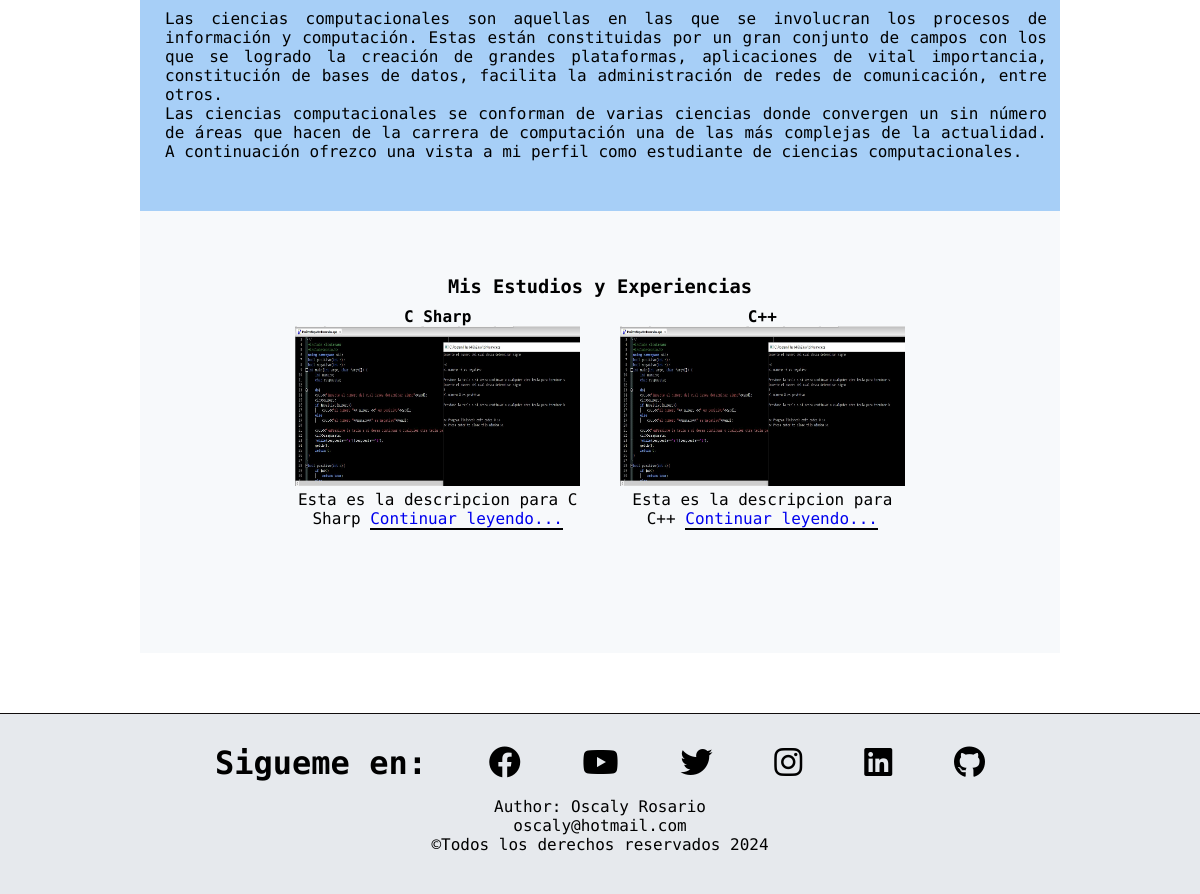
Before: /perfil/ (lower part) with the older database file.
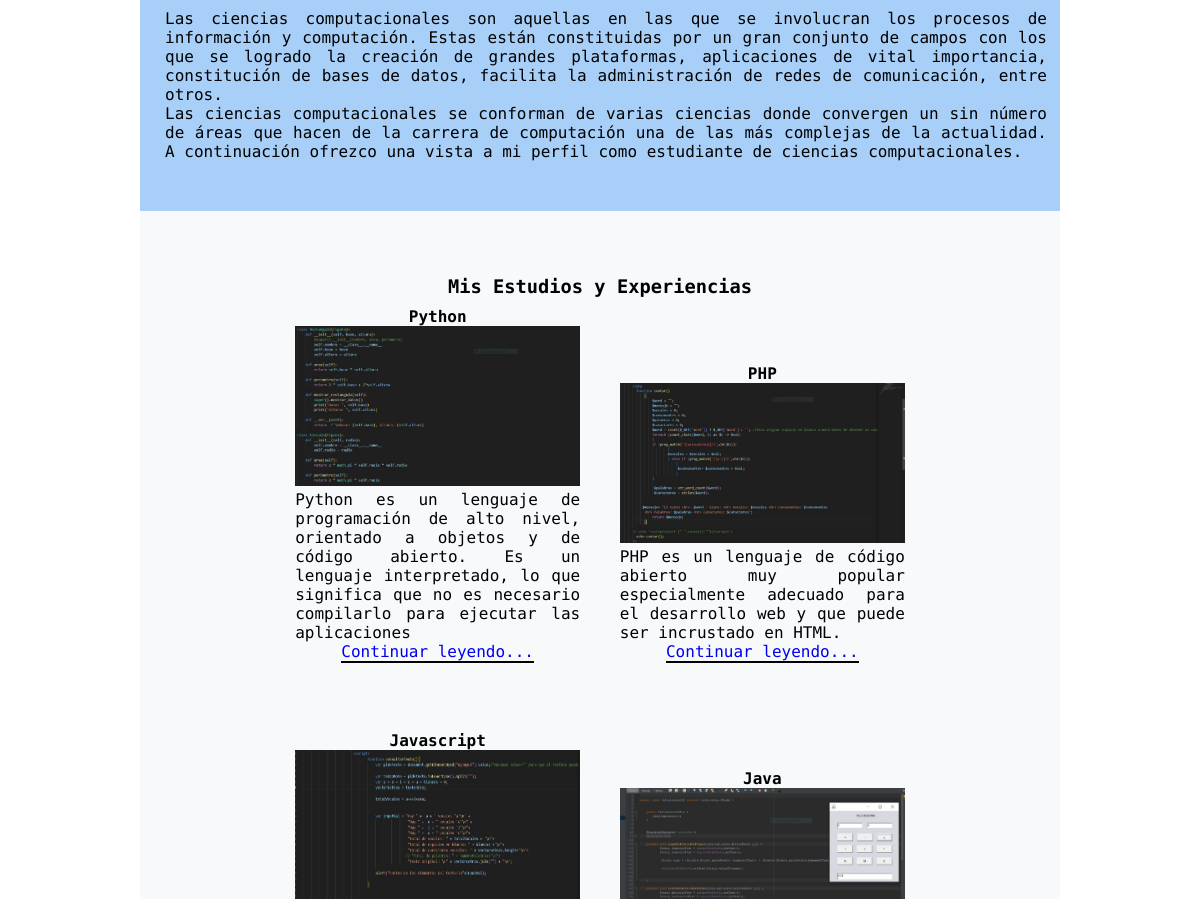
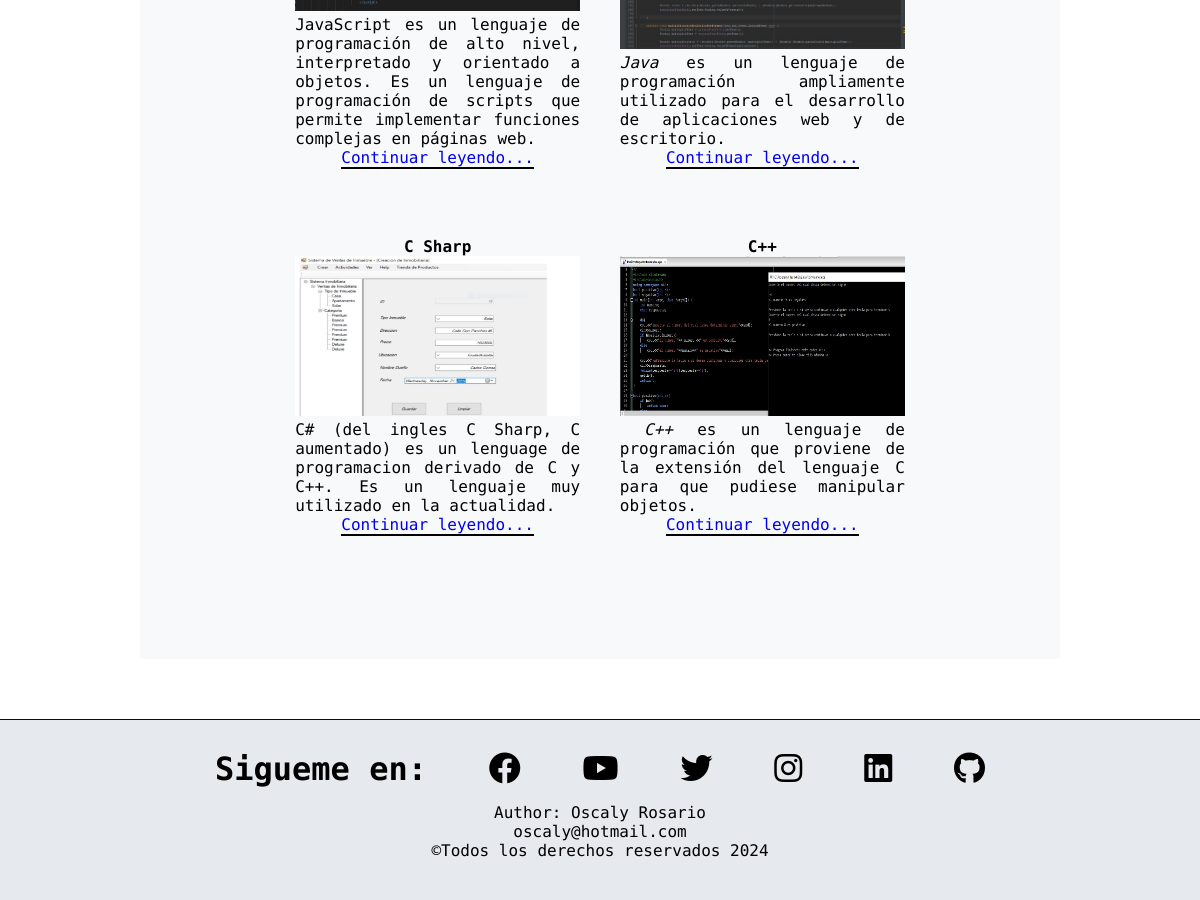
After: the same page with the newer database file (2 pictures, top to bottom).
### perfil/models.py (models this page shows, shortened)
class Profile(models.Model):
    title = models.CharField(max_length = 200, verbose_name='Titulo')
    description = RichTextField(verbose_name = 'Descripcion')
    content = RichTextField (null = True, blank = True, verbose_name = 'Contenido')
    image = models.ImageField(upload_to="perfil", verbose_name= 'Imagen')
    link = models.URLField (null = True, blank = True, verbose_name = 'Enlace')
    created = models.DateTimeField(auto_now_add = True, verbose_name = 'Fecha de creacion')
    updated = models.DateTimeField(auto_now = True, verbose_name = 'Fecha de actualizacion')
    class Meta:
        verbose_name = 'Perfil'
        verbose_name_plural = 'Perfiles'
        ordering = ["-created"]

### perfil/views.py (the view)
# urls.py: path('perfil/', views.profile, name='perfil'),
def profile(request):
    profiles = Profile.objects.all()
    return render (request, 'perfil/perfil.html', {'profiles':profiles})

### perfil/templates/perfil/perfil.html (shortened to what this page needs)
{% extends 'core/base.html' %}
{% load static %}
    {% block content %}
        <main class = "perfil_main">
            <section class="perfil_intro">
                <div class="intro_content">
                    <div class="content_detail">
                        <p>
                            Las ciencias computacionales son aquellas en las que se involucran los procesos de información y computación.
                            Estas están constituidas por un gran conjunto de campos con los que se logrado la creación
                            de grandes plataformas, aplicaciones de vital importancia, constitución de bases de datos, facilita la administración
                            de redes de comunicación, entre otros. </br>
                            Las ciencias computacionales se conforman de varias ciencias donde convergen un sin número de áreas que hacen
                            de la carrera de computación una de las más complejas  de la actualidad.
                            A continuación ofrezco una vista a mi perfil como estudiante de ciencias computacionales.
                        </p>
                    </div>
                </div>
            </section>
            <section class="sec_conocimientos">
                <div class="def_conocimientos">
                    <h3>Mis Estudios y Experiencias</h3>
                {% for profile in profiles %}
                    <div class="leng_detalles">
                        <h4>{{ profile.title }}</h4>
                        <img src="{{ profile.image.url }}" alt="Imagen c++">
                        {{ profile.description|safe }}
                        <a class="btn_mas" href=" /perfil/{{profile.id }}" >Continuar leyendo...</a>
                    </div>
                {% endfor %}
            </section>
        </main>
       {% endblock %}

### core/templates/core/base.html (shortened to what this page needs)
<!DOCTYPE html>
<html lang="en">
<head>
    {% load static %}
    <link rel="stylesheet" href="{% static 'core/css/main.css' %}">
    <link rel="stylesheet" href="{% static 'core/css/all.min.css' %}">
    <link rel="stylesheet" href="{% static 'core/css/media-query.css' %}">
    <link rel="stylesheet" href="https://cdnjs.cloudflare.com/ajax/libs/font-awesome/6.3.0/css/all.min.css">
</head>
<body class="home-body">
            {% block content %}
            {% endblock %}
    <footer class="footerPie">
            <div class="social-icons">
                <h4>Sigueme en:</h4>
                <a href="https://www.facebook.com/oscaly.rosariomateo/" target="_blank"><i class="fab fa-facebook"></i></a>
                <a href="https://www.youtube.com/channel/UCXxztmcQjZXCMdqHOS9NZJw" target="_blank"><i class="fab fa-youtube"></i></a>
                <a href="https://twitter.com/oscaly_romat" target="_blank"><i class="fab fa-twitter"></i></a>
                <a href="https://www.instagram.com/oscalyromat/" target="_blank"><i class="fab fa-instagram"></i></a>
                <a href="https://www.linkedin.com/in/oscaly-rosario-69b9b8b9/" target="_blank"><i class="fab fa-linkedin"></i></a>
                <a href="https://github.com/sOcyalRM" target="_blank"><i class="fab fa-github"></i></a>
            </div>
            <p>Author: Oscaly Rosario</p>
            <p><a href="mailto:oscaly@hotmail.com">oscaly@hotmail.com</a></p>
            <p>©Todos los derechos reservados 2024</p>
      </footer>
</body>
</html>

### core/static/core/css/main.css (style rules this page uses)
* { padding: 0; margin: 0; text-decoration: none; box-sizing: border-box; list-style: none; }
body { font-family: 'Roboto Mono', sans-serif; font-family: 400; overflow: scroll; text-align: center; }
.home-body { position: relative; top: 0; bottom: 0; left: 0; right: 0; width: 100%; margin: 0 auto; }
.footerPie { padding: 15px 5px 40px 5px; background-color: #e6e9ed;; border-top:solid 1px #110d0d; }
.footerPie a { color:#000000; }
.social-icons { display: flex; width: 800px; padding: 15px; height: auto; margin: 0 auto; font-size: 32px; justify-content: space-between; }
.perfil_main { display: grid; width: 1280px; margin-top: 200px ; background-color: #f7f9fb;; margin: 114px auto 60px auto; }
.perfil_intro { background-color: #a7cff7; padding: 10px 80px 50px; }
.intro_content { display: grid; grid-template-columns: 2fr 1fr; }
.btn_mas { border-bottom: 2px solid #000000; }
.content_detail { grid-column: 2; width: 98%; margin-bottom: 10px; margin-top: 10px; }
.content_detail p { text-align: justify; }
.sec_conocimientos { display: grid; width: 1280px; margin-top: 65px; margin: 65px auto; }
.sec_conocimientos p { text-align: justify; }
.leng_detalles { display: inline-block; padding: 10px 20px 45px; max-width: 25%; margin-bottom: 30px; }
.leng_detalles img { width: 100%; height: 160px; }

### core/static/core/css/media-query.css (style rules this page uses)
@media (max-width:1200px) { .footerPie { width: 100%; } }
@media (max-width:1200px) { .perfil_main { width: fit-content; } }
@media (max-width:1200px) { .perfil_intro { width: 100%; padding: 10px 10px 30px; margin: 0 auto; } }
@media (max-width:1200px) { .intro_content { width: 900px; display: grid; grid-template-rows: auto auto auto; grid-template-columns: auto; } }
@media (max-width:1200px) { .content_detail { grid-row: 3; grid-column: 1; width: 98%; margin: 10px 15px 20px; } }
@media (max-width:1200px) { .sec_conocimientos { display: grid; width: 900px; margin-top: 65px; margin: 65px auto; } }
@media (max-width:1200px) { .leng_detalles { display: inline-block; padding: 10px 15px 30px; max-width: 35%; margin-bottom: 30px; } }

Changed rows visible on the page:
added Profile: title "Python", image (picture), description "Python es un lenguaje de programación de alto nivel, orientado a objetos y de código abierto. Es un lenguaje interpretado, lo que significa que no es necesario compilarlo para ejecutar las aplicaciones"
added Profile: title "PHP", image (picture), description "PHP es un lenguaje de código abierto muy popular especialmente adecuado para el desarrollo web y que puede ser incrustado en HTML."
added Profile: title "Javascript", image (picture), description "JavaScript es un lenguaje de programación de alto nivel, interpretado y orientado a objetos. Es un lenguaje de programación de scripts que permite implementar funciones complejas en páginas web."
added Profile: title "Java", image (picture), description "Java es un lenguaje de programación ampliamente utilizado para el desarrollo de aplicaciones web y de escritorio."
changed Profile "C Sharp": image: a different picture; description "Esta es la descripcion para C Sharp" → "C# (del ingles C Sharp, C aumentado) es un lenguage de programacion derivado de C y C++. Es un lenguaje muy utilizado en la actualidad."
changed Profile: description "Esta es la descripcion para C++" → "C++ es un lenguaje de programación que proviene de la extensión del lenguaje C para que pudiese manipular objetos."
